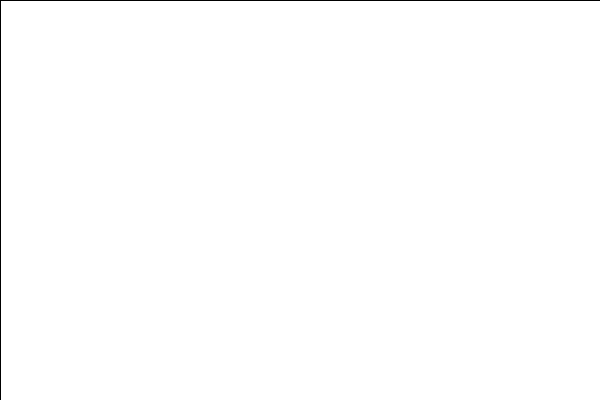
Frame 1 (no input)
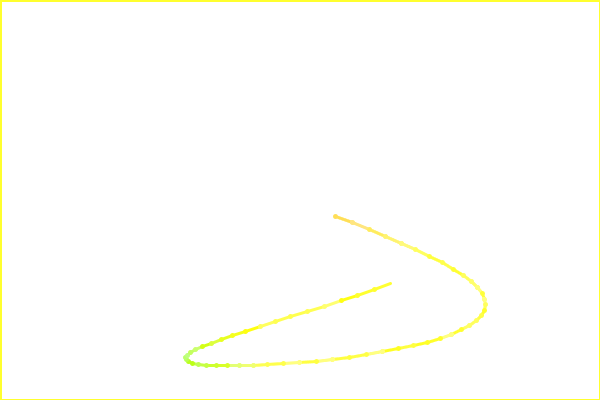
Frame 60 (the mouse pressed at the canvas centre just before this capture)
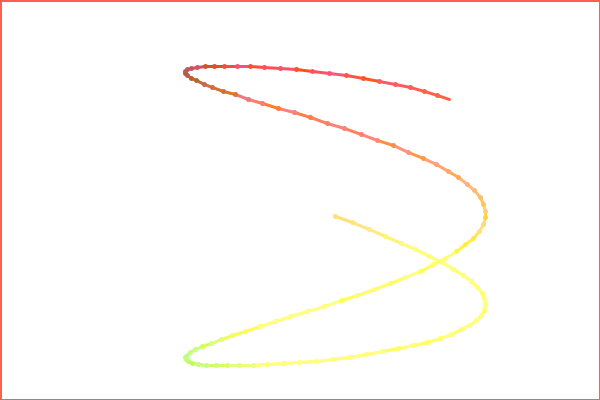
Frame 120 (the mouse held since frame 60 and released just before this capture)

The Processing sketch that drew these frames (run headless with seeded random() and noise(); from frame 60 on, the mouse is pressed at the canvas centre):

// Processing sketch: processing_109806
// ── processing_109806.pde

//Lissajous Curve

float ax = 1;
float ay = 1;

float xpos,ypos;
float px,py;

float a = random(10);
float b = random(10);

float dx = PI/2;

float offSet = 1;

int counter = 0;

void setup(){
    size(600,400);
    background(255);
    fill(125,125,126,50);
    
}//end of setup

void draw(){
    
    fill(255,1);
    rect(0,0,width,height);
    xpos = width/4 * ax * (sin(radians(counter * a)) + dx) + width/6 ;
    ypos = width/4 * ax * (sin(radians(counter * b)) + offSet) + height/6;
    
    stroke(xpos,ypos,random(126));
    strokeWeight(3);
    if( counter > 0 ){
        line(px  , py , xpos, ypos);
        ellipse(px , py , 2, 2);
        
    }
    
    px = xpos;
    py = ypos;
    
    counter++;
}
